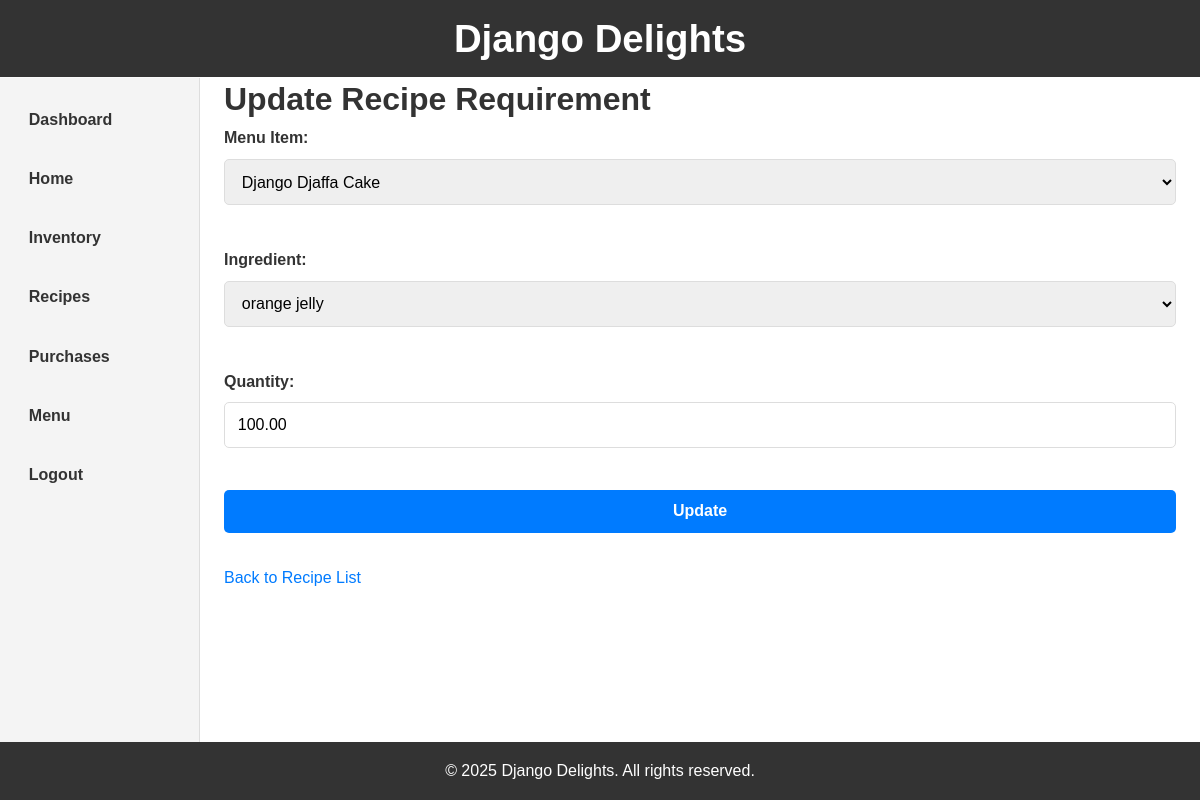
Screenshot of /recipes/update/1/ (signed in) with the database file from the repository.
### inventory/models.py (models this page shows, shortened)
class RecipeRequirement(models.Model):
    menu_item = models.ForeignKey(MenuItem, on_delete=models.CASCADE)
    ingredient = models.ForeignKey(Ingredient, on_delete=models.CASCADE)
    quantity = models.DecimalField(max_digits=10, decimal_places=2)

class MenuItem(models.Model):
    title = models.CharField(max_length=100, unique=True)
    price = models.DecimalField(max_digits=10, decimal_places=2)

class Ingredient(models.Model):
    name = models.CharField(max_length=100, unique=True)
    unit = models.CharField(max_length=100,)
    price_per_unit = models.DecimalField(max_digits=10, decimal_places=6)
    quantity = models.DecimalField(max_digits=10, decimal_places=2)

### inventory/views.py (the view)
# urls.py: path('recipes/update/<int:pk>/', views.update_recipe_requirement, name='update_recipe'),
@login_required
def update_recipe_requirement(request, pk):
    recipe = RecipeRequirement.objects.get(id=pk)
    menu_items = MenuItem.objects.all()
    ingredients = Ingredient.objects.all()
    if request.method == "POST":
        recipe.menu_item = MenuItem.objects.get(id=request.POST.get("menu_item"))
        recipe.ingredient = Ingredient.objects.get(id=request.POST.get("ingredient"))
        recipe.quantity = request.POST.get("quantity")
        recipe.save()
        return redirect("recipe_list")
    return render(request, "update_recipe.html", {
        "recipe": recipe,
        "menu_items": menu_items,
        "ingredients": ingredients
    })

### templates/update_recipe.html (shortened to what this page needs)
{% extends 'base.html' %}
{% block content %}
<h1>Update Recipe Requirement</h1>
<form method="post">
    <label>Menu Item:</label>
    <select name="menu_item" required>
        {% for menu_item in menu_items %}
        <option value="{{ menu_item.id }}" {% if menu_item == recipe.menu_item %}selected{% endif %}>
            {{ menu_item.title }}
        </option>
        {% endfor %}
    </select><br>
    <label>Ingredient:</label>
    <select name="ingredient" required>
        {% for ingredient in ingredients %}
        <option value="{{ ingredient.id }}" {% if ingredient == recipe.ingredient %}selected{% endif %}>
            {{ ingredient.name }}
        </option>
        {% endfor %}
    </select><br>
    <label>Quantity:</label>
    <input type="number" step="0.01" name="quantity" value="{{ recipe.quantity }}" required><br>
    <button type="submit">Update</button>
</form>
<a href="{% url 'recipe_list' %}">Back to Recipe List</a>
{% endblock %}

### static/css/style.css (style rules this page uses)
* { margin: 0; padding: 0; box-sizing: border-box; }
body { font-family: Arial, sans-serif; background-color: #f9f9f9; color: #333; line-height: 1.6; display: flex; flex-direction: column; height: 100vh; overflow: hidden; }
a { text-decoration: none; color: #007bff; }
form { margin-bottom: 2rem; }
form label { display: block; margin-bottom: 0.5rem; font-weight: bold; }
form input, form select, form button { display: block; width: 100%; padding: 0.8rem; margin-bottom: 1rem; border: 1px solid #ddd; border-radius: 5px; font-size: 1rem; }
form button { background-color: #007bff; color: white; border: none; cursor: pointer; font-weight: bold; transition: background-color 0.2s ease; }

### rows the page displays
RecipeRequirement: menu_item "Django Djaffa Cake", ingredient "orange jelly", quantity "100.00"
